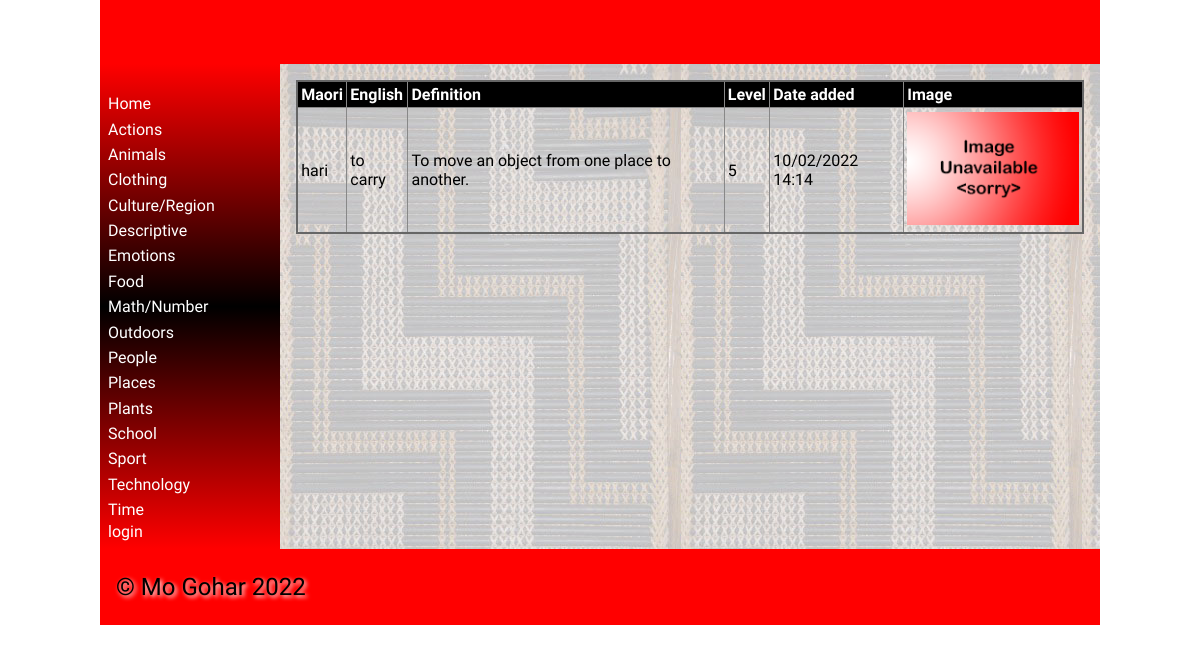
Screenshot of /word/5 with the database file from the repository.
### tables this page shows
CREATE TABLE categories
(
	id integer
		constraint categories_pk
			primary key autoincrement,
	category_name integer
);

CREATE TABLE vocab
(
	id integer
		constraint vocab_pk
			primary key autoincrement,
	Maori varchar(30),
	English varchar(30),
	cat_id integer,
	definition varchar(30),
	level integer,
	image varchar(60),
	date datetime
);

### app.py (the view)
@app.route('/word/<word_id>')
def render_word(word_id):
    return render_template('word.html', categories=categories(), vocab_list=vocab(), word_id=int(word_id),
                           logged_in=is_logged_in())

### app.py (called while the page is built)
def create_connection(db_file):
    try:
        connection = sqlite3.connect(db_file)
        return connection
    except Error as e:
        print(e)
    return None

def categories():
    query = "SELECT id, category_name FROM categories"
    con = create_connection(DATABASE)
    cur = con.cursor()
    cur.execute(query)
    category_list = cur.fetchall()
    con.close()
    return category_list

def vocab():
    query = "SELECT * FROM vocab"
    con = create_connection(DATABASE)
    cur = con.cursor()
    cur.execute(query)
    vocab_list = cur.fetchall()
    con.close()
    return vocab_list

def is_logged_in():
    if session.get("email") is None:
        print("not logged in")
        return False
    else:
        print("logged in")
        return True

### templates/word.html
{% extends "base.html" %}
{% block main %}
    <table>
        <tr>
            <th>Maori</th>
            <th>English</th>
            <th>Definition</th>
            <th>Level</th>
            <th>Date added</th>
            <th>Image</th>
        </tr>
         <tbody>
            {% for vocab in vocab_list %}
                {% if vocab[0] == word_id %}
                    <tr>
                        <td>{{ vocab[1] }}</td>
                        <td>{{ vocab[2] }}</td>
                        <td>{{ vocab[4] }}</td>
                        <td>{{ vocab[5] }}</td>
                        <td>{{ vocab[7] }}</td>
                        <td><img src="/static/images/{{ vocab[6] }}" alt="" ></td>
                    </tr>
                {% endif %}
            {% endfor %}
        </tbody>
    </table>
{% endblock %}

### templates/base.html (shortened to what this page needs)
<!doctype html>
<html lang="en">
<head>
	<link href="{{ url_for('static', filename='css/style.css') }}" rel="stylesheet">
</head>
<body>
	<div id="container">
		<header>
			<h1>{% block heading %}{% endblock %}</h1>
		</header>
		<nav>
			<ul>
				<li><a href="/">Home</a></li>
				<div class ="category">
					{% for category in categories %}
						<div class ="category-box">
							<li><a href="/category/{{ category[0] }}">{{ category[1] }}</a></li>
						</div>
					{% endfor %}
				</div>
				{% if logged_in %}
					<a href="/logout">logout</a>
				{% else %}
            		<a href="/login">login</a>
				{% endif %}
			</ul>
		</nav>
		<main>
            {% block main%}{% endblock %}
        </main>
		<footer>
			<p>
				&copy; Mo Gohar 2022
			</p>
		</footer>
	</div>
</body>
</html>

### static/css/style.css (style rules this page uses)
* { font-family: Comfortaa, sans-serif; margin: 0; padding: 0; box-sizing: border-box; }
#container { display: grid; grid-template-columns: 75px auto; grid-template-areas: 'nav header' 'main main' 'footer footer'; }
header { grid-area: header; background-color: #f00; padding: 1rem; }
nav { grid-area: nav; }
main { grid-area: main; padding: 1rem; background-color: #edd; }
h1, h2, h3, h4 { padding: 1rem 0; font-family: 'Suez One', serif; color: #000; text-shadow: 2px 2px 4px #fff; }
p { padding: 0.5rem 0; }
a { color: #222; }
img { width: 100%; }
table { width: 100%; border: 2px solid #666; border-collapse: collapse; }
th, td { border: 1px solid #888; padding: 0.2rem; text-align: left; }
th { background-color: #000; color: #fff; }
footer { grid-area: footer; padding: 1rem; background-color: #f00; }
footer p { color: #000; text-shadow: 2px 2px 4px #fff; font-size: 1.5rem; }
@media only screen and (min-width: 768px) { #container { grid-template-columns: 180px auto; grid-template-areas: 'header header' 'nav main' 'footer footer'; } }
@media only screen and (min-width: 768px) { nav { background: linear-gradient(180deg, rgba(255,0,0,1) 0%, rgba(0, 0, 0, 1) 50%, rgba(255,0,0,1) 100%); padding: 0.5rem; } }
@media only screen and (min-width: 768px) { nav ul { list-style: none; } }
@media only screen and (min-width: 768px) { nav li { padding: 0.2rem 0; } }
@media only screen and (min-width: 768px) { nav a { color: #fff; text-decoration: none; } }
@media only screen and (min-width: 768px) { main { background-image: url('/poutama.jpg'); } }
@media only screen and (min-width: 1000px) { #container { width: 1000px; margin: auto; } }

### rows the page displays
categories: category_name "Actions"
categories: category_name "Animals"
categories: category_name "Clothing"
categories: category_name "Culture/Region"
categories: category_name "Descriptive"
categories: category_name "Emotions"
categories: category_name "Food"
categories: category_name "Math/Number"
categories: category_name "Outdoors"
categories: category_name "People"
categories: category_name "Places"
categories: category_name "Plants"
categories: category_name "School"
categories: category_name "Sport"
categories: category_name "Technology"
categories: category_name "Time"
vocab: Maori "hari", English "to carry", definition "To move an object from one place to another.", level "5", date "10/02/2022 14:14", image (placeholder picture)
